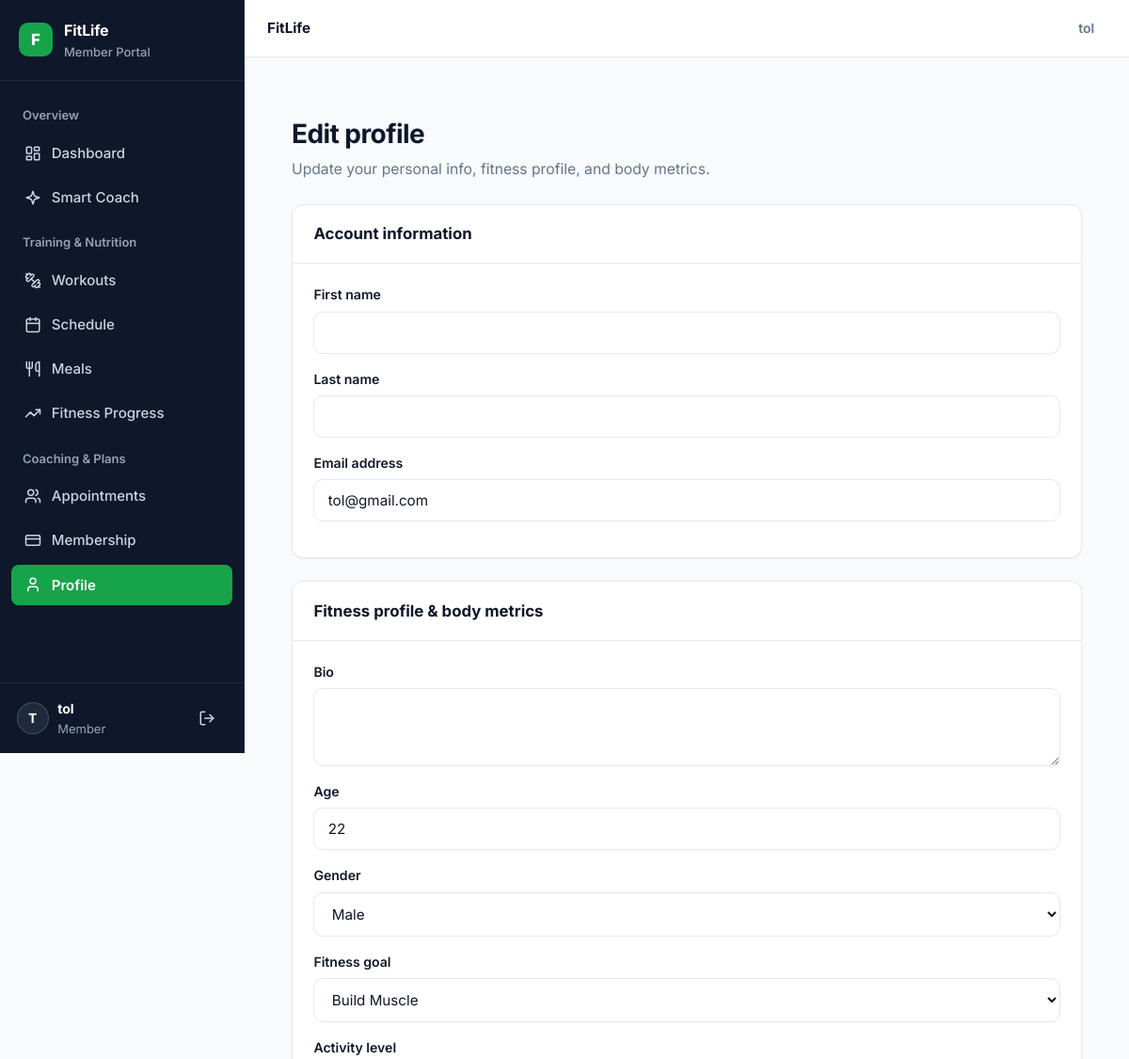
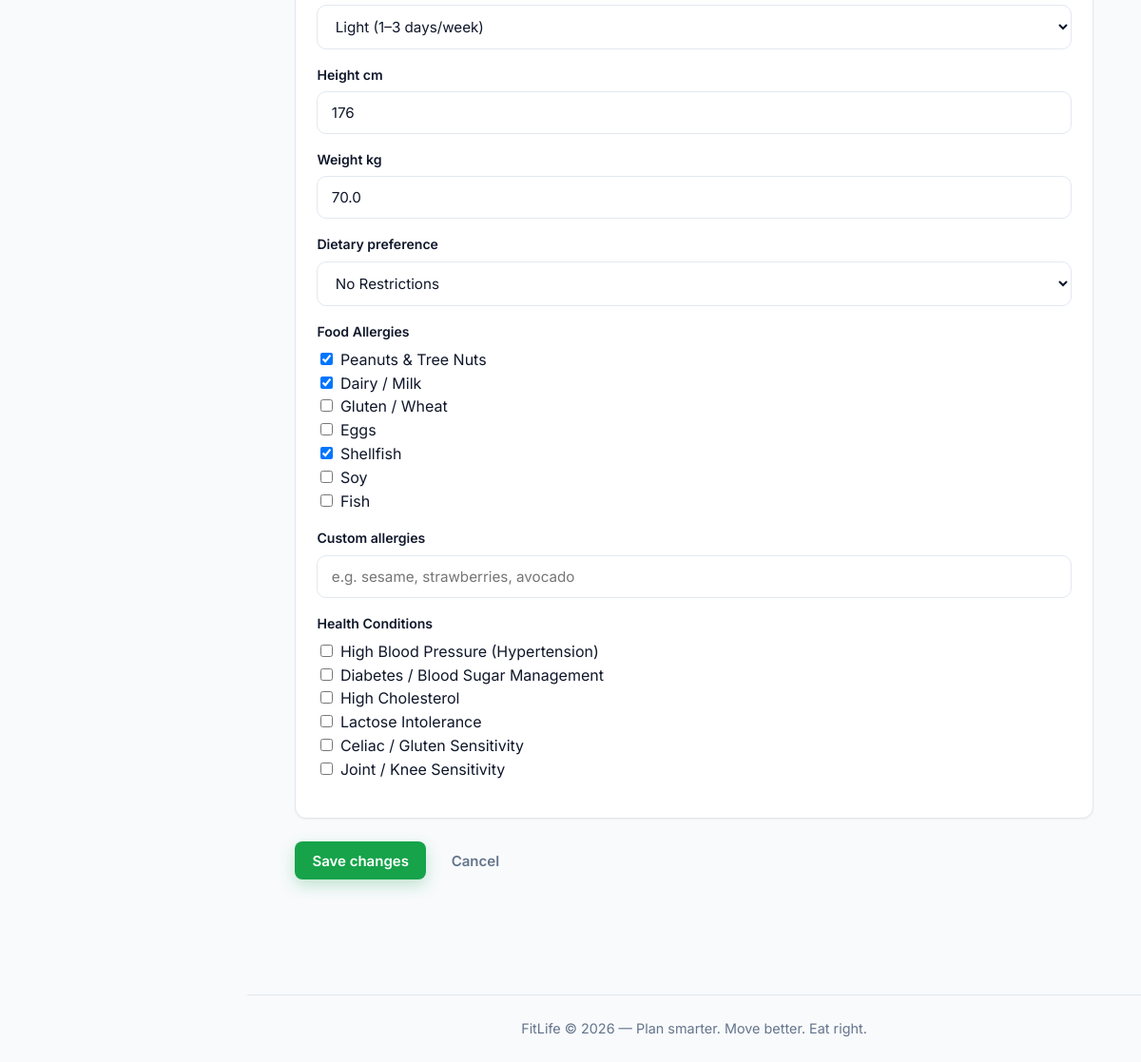
Page /accounts/edit/ (signed in) on the committed database (2 pictures, top to bottom).
### fitnessplanner/accounts/models.py (models this page shows, shortened)
class UserProfile(models.Model):
    GENDER_CHOICES = [
        ('male', 'Male'),
        ('female', 'Female'),
        ('other', 'Other'),
        ('prefer_not_to_say', 'Prefer not to say'),
    ]
    FITNESS_GOAL_CHOICES = [
        ('', 'Not Selected'),
        ('lose_weight', 'Lose Weight'),
        ('build_muscle', 'Build Muscle'),
        ('maintain_weight', 'Maintain Weight'),
        ('improve_fitness', 'Improve Fitness'),
    ]
    ACTIVITY_LEVEL_CHOICES = [
        ('sedentary', 'Sedentary (little or no exercise)'),
        ('light', 'Light (1–3 days/week)'),
        ('moderate', 'Moderate (3–5 days/week)'),
        ('active', 'Active (6–7 days/week)'),
        ('very_active', 'Very active (athlete / physical job)'),
    ]
    ALLERGY_CHOICES = [
        ('nuts', 'Peanuts & Tree Nuts'),
        ('dairy', 'Dairy / Milk'),
        ('gluten', 'Gluten / Wheat'),
        ('eggs', 'Eggs'),
        ('shellfish', 'Shellfish'),
        ('soy', 'Soy'),
        ('fish', 'Fish'),
    ]
    DIETARY_PREFERENCE_CHOICES = [
        ('none', 'No Restrictions'),
        ('vegetarian', 'Vegetarian'),
        ('vegan', 'Vegan'),
        ('keto', 'Keto / Low-Carb'),
        ('halal', 'Halal'),
        ('low_sodium', 'Low Sodium'),
        ('diabetic_friendly', 'Diabetic Friendly'),
    ]
    HEALTH_CONDITION_CHOICES = [
        ('hypertension', 'High Blood Pressure (Hypertension)'),
        ('diabetes', 'Diabetes / Blood Sugar Management'),
        ('high_cholesterol', 'High Cholesterol'),
        ('lactose_intolerant', 'Lactose Intolerance'),
        ('celiac', 'Celiac / Gluten Sensitivity'),
        ('joint_pain', 'Joint / Knee Sensitivity'),
    ]
    ROLE_CHOICES = [
        ('member', 'Member'),
        ('instructor', 'Instructor'),
        ('admin', 'Admin'),
    ]
    user = models.OneToOneField(settings.AUTH_USER_MODEL, on_delete=models.CASCADE)
    role = models.CharField(max_length=20, choices=ROLE_CHOICES, default='member')
    must_change_password = models.BooleanField(default=False)
    bio = models.TextField(blank=True)
    birth_date = models.DateField(null=True, blank=True)
    age = models.PositiveIntegerField(null=True, blank=True)
    gender = models.CharField(max_length=20, choices=GENDER_CHOICES, blank=True)
    fitness_goal = models.CharField(max_length=30, choices=FITNESS_GOAL_CHOICES, blank=True)
    activity_level = models.CharField(max_length=20, choices=ACTIVITY_LEVEL_CHOICES, blank=True)
    height_cm = models.PositiveIntegerField(null=True, blank=True)
    weight_kg = models.FloatField(null=True, blank=True)
    focused_muscles = models.TextField(blank=True, default='')
    allergies = models.TextField(blank=True, default='')
    custom_allergies = models.CharField(max_length=255, blank=True, default='')
    dietary_preference = models.CharField(
        max_length=30,
        choices=DIETARY_PREFERENCE_CHOICES,
        default='none',
        blank=True,
    )
    health_conditions = models.TextField(blank=True, default='')
    MUSCLE_GROUPS = {
        'arms': {
            'name': 'Arms',
            'subtitle': 'Biceps & Triceps',
            'desc': 'Build stronger biceps and triceps for bigger and more defined arms.',
            'image': 'arms_muscle_1780878009010.png',
        },
        'chest': {
            'name': 'Chest',
            'subtitle': 'Pectorals',
            'desc': 'Develop chest size, strength, and upper body power.',
            'image': 'chest_muscle_1780878065929.png',
        },
        'back': {
            'name': 'Back',
            'subtitle': 'Lats & Traps',
            'desc': 'Improve posture and build a wider, stronger back.',
            'image': 'back_muscle_1780878079161.png',
        },
        'shoulders': {
            'name': 'Shoulders',
            'subtitle': 'Deltoids',
            'desc': 'Increase shoulder size and create a broader physique.',
            'image': 'shoulders_muscle_1780878092117.png',
        },
        'core': {
            'name': 'Abs/Core',
            'subtitle': 'Abdominals',
            'desc': 'Strengthen your core and improve abdominal definition.',
            'image': 'core_muscle_1780878105617.png',
        },
        'legs': {
            'name': 'Legs',
            'subtitle': 'Quads & Hamstrings',
            'desc': 'Build stronger quads, hamstrings, and overall leg strength.',
            'image': 'legs_muscle_1780878122120.png',
        },
        'glutes': {
            'name': 'Glutes',
            'subtitle': 'Gluteus Maximus',
            'desc': 'Develop stronger and more powerful glute muscles.',
            'image': 'legs_muscle_1780878122120.png',
        },
        'calves': {
            'name': 'Calves',
            'subtitle': 'Gastrocnemius',
            'desc': 'Increase lower leg strength and muscle development.',
            'image': 'legs_muscle_1780878122120.png',
        },
    }

### fitnessplanner/accounts/views.py (the view)
# urls.py: path('edit/', views.edit_profile, name='edit_profile'),
@login_required
def edit_profile(request):
    from .forms import ProfileForm, UserProfileForm
    user = request.user
    profile, _ = UserProfile.objects.get_or_create(user=user)
    if request.method == 'POST':
        uform = ProfileForm(request.POST, instance=user)
        pform = UserProfileForm(request.POST, instance=profile)
        if uform.is_valid() and pform.is_valid():
            uform.save()
            pform.save()
            return redirect('accounts:profile')
    else:
        uform = ProfileForm(instance=user)
        pform = UserProfileForm(instance=profile)
    return render(request, 'accounts/edit_profile.html', {'uform': uform, 'pform': pform})

### fitnessplanner/accounts/forms.py
class ProfileForm(forms.ModelForm):
    class Meta:
        model = User
        fields = ('first_name', 'last_name', 'email')
        widgets = {
            'first_name': forms.TextInput(attrs=FORM_CONTROL),
            'last_name': forms.TextInput(attrs=FORM_CONTROL),
            'email': forms.EmailInput(attrs=FORM_CONTROL),
        }

### fitnessplanner/accounts/templates/accounts/edit_profile.html (shortened to what this page needs)
{% extends "base.html" %}
{% block content %}
<div class="container-narrow">
  <div class="page-header">
    <div>
      <h1 class="page-title">Edit profile</h1>
      <p class="page-subtitle">Update your personal info, fitness profile, and body metrics.</p>
    </div>
  </div>
  <form method="post" novalidate>
    <div class="card card-form mb-3">
      <div class="card-header">Account information</div>
      <div class="card-body">
        {% for field in uform %}
          <div class="form-group">
            <label class="form-label" for="{{ field.id_for_label }}">{{ field.label }}</label>
            {{ field }}
          </div>
        {% endfor %}
      </div>
    </div>
    <div class="card card-form mb-3">
      <div class="card-header">Fitness profile &amp; body metrics</div>
      <div class="card-body">
        {% for field in pform %}
          <div class="form-group">
            <label class="form-label" for="{{ field.id_for_label }}">{{ field.label }}</label>
            {{ field }}
          </div>
        {% endfor %}
      </div>
    </div>
    <div class="flex">
      <button class="btn btn-primary" type="submit">Save changes</button>
      <a class="btn btn-ghost" href="{% url 'accounts:profile' %}">Cancel</a>
    </div>
  </form>
</div>
{% endblock %}

### templates/base.html (shortened to what this page needs)
{% load static %}<!doctype html>
<html lang="en">
  <head>
    <link href="{% static 'css/styles.css' %}" rel="stylesheet">
  </head>
  <body>
    {% block body %}
    {% if user.is_authenticated %}
      <div class="app-shell">
        <aside class="app-sidebar" id="memberSidebar" aria-label="Member navigation">
          <div class="app-sidebar-brand">
            <div class="app-brand-mark">F</div>
            <div class="app-brand-text">
              <strong>FitLife</strong>
              <span>Member Portal</span>
            </div>
          </div>
          <nav class="app-sidebar-nav">
            <div class="app-sidebar-label">Overview</div>
            <a href="{% url 'planner:index' %}" class="app-nav-link {% if request.resolver_match.url_name == 'index' %}active{% endif %}">
              {% include "components/icon.html" with name="dashboard" %} Dashboard
            </a>
            <a href="{% url 'planner:smart_suggestions' %}" class="app-nav-link {% if 'suggestions' in request.resolver_match.url_name %}active{% endif %}">
              {% include "components/icon.html" with name="sparkles" %} Smart Coach
            </a>
            <div class="app-sidebar-label">Training &amp; Nutrition</div>
            <a href="{% url 'planner:workout_list' %}" class="app-nav-link {% if 'workout' in request.resolver_match.url_name %}active{% endif %}">
              {% include "components/icon.html" with name="dumbbell" %} Workouts
            </a>
            <a href="{% url 'planner:schedule_list' %}" class="app-nav-link {% if 'schedule' in request.resolver_match.url_name %}active{% endif %}">
              {% include "components/icon.html" with name="calendar" %} Schedule
            </a>
            <a href="{% url 'planner:meal_list' %}" class="app-nav-link {% if 'meal' in request.resolver_match.url_name %}active{% endif %}">
              {% include "components/icon.html" with name="utensils" %} Meals
            </a>
            <a href="{% url 'accounts:progress' %}" class="app-nav-link {% if request.resolver_match.url_name == 'progress' %}active{% endif %}">
              {% include "components/icon.html" with name="trending-up" %} Fitness Progress
            </a>
            <div class="app-sidebar-label">Coaching &amp; Plans</div>
            <a href="{% url 'planner:instructor_list' %}" class="app-nav-link {% if 'instructor' in request.resolver_match.url_name %}active{% endif %}">
              {% include "components/icon.html" with name="users" %} Appointments
            </a>
            <a href="{% url 'planner:membership_list' %}" class="app-nav-link {% if 'membership' in request.resolver_match.url_name %}active{% endif %}">
              {% include "components/icon.html" with name="credit-card" %} Membership
            </a>
            <a href="{% url 'accounts:profile' %}" class="app-nav-link {% if 'profile' in request.resolver_match.url_name %}active{% endif %}">
              {% include "components/icon.html" with name="user" %} Profile
            </a>
          </nav>
          <div class="app-sidebar-footer">
            <div class="app-sidebar-user">
              <div class="app-user-avatar">{{ user.username|slice:":1"|upper }}</div>
              <div class="app-user-meta">
                <strong>{{ user.username }}</strong>
                <small>Member</small>
              </div>
            </div>
            <form action="{% url 'logout' %}" method="post" style="margin:0;">
              <button class="btn btn-ghost btn-sm" style="color:#CBD5E1;" type="submit" aria-label="Logout">
                {% include "components/icon.html" with name="logout" %}
              </button>
            </form>
          </div>
        </aside>
        <div class="app-main">
          <header class="app-topbar">
            <div class="app-topbar-left">
              <span style="font-weight:700; font-size:.95rem; color:var(--text);">FitLife</span>
            </div>
            <div class="flex" style="gap:.75rem;">
              <a href="{% url 'accounts:profile' %}" class="btn btn-ghost btn-sm">{{ user.username }}</a>
            </div>
          </header>
    {% endif %}
          <main id="main-content" class="{% if user.is_authenticated %}app-content{% endif %}">
            {% block content %}{% endblock %}
          </main>
          {% block footer %}
          <footer class="fl-footer">
            <div class="container">
              FitLife &copy; {% now "Y" %} — Plan smarter. Move better. Eat right.
            </div>
          </footer>
          {% endblock %}
    {% if user.is_authenticated %}
        </div>
      </div>
    {% endif %}
    {% endblock %}
  </body>
</html>

### rows in the picture
UserProfile: pform "22" "Male" "Build Muscle" "Light (1–3 days/week)" "176" "70.0" "No Restrictions" "☑ ☑ ☐ ☐ ☑ ☐ ☐" "☐ ☐ ☐ ☐ ☐ ☐"

### other values in the picture
{{ user.username|slice:":1"|upper }} "T"
{{ user.username }} "tol"
{{ field.label }} "First name" "Last name" "Email address"
{{ field.label }} "Bio" "Age" "Gender" "Fitness goal" "Activity level" "Height cm" "Weight kg" "Dietary preference" "Food Allergies" "Custom allergies" "Health Conditions"
